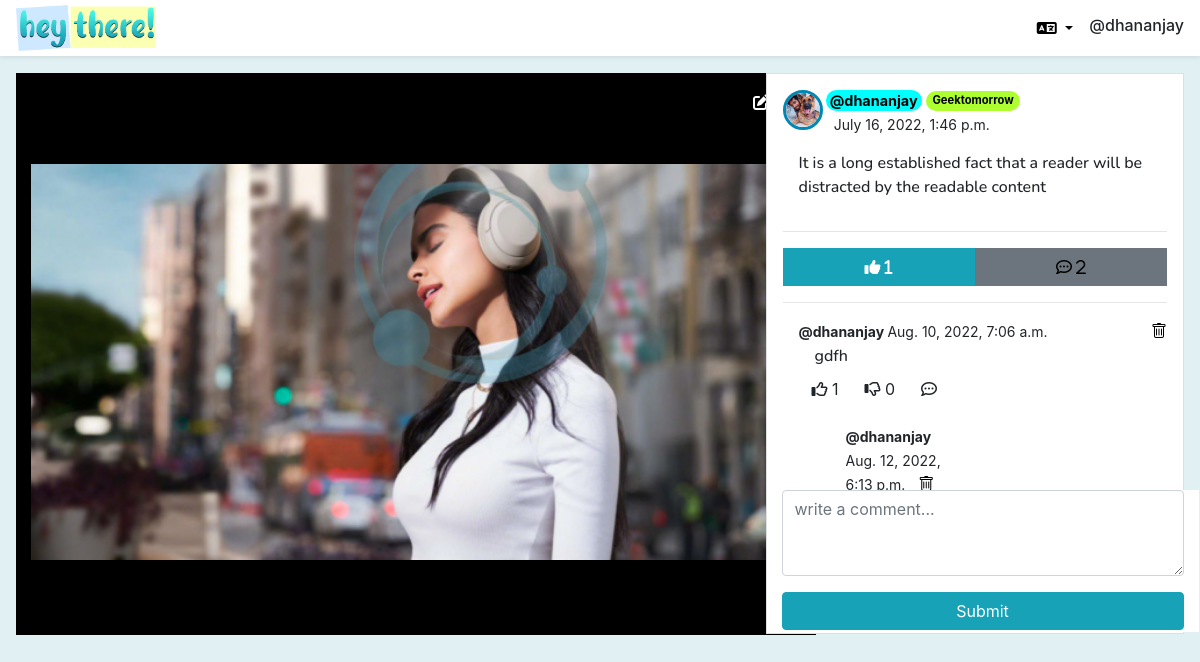
Screenshot of /en/previewpost/24 (signed in) with the database file from the repository.
### basic/models.py (models this page shows, shortened)
class Post(models.Model):
    creator = models.ForeignKey(UserRegister, on_delete=models.CASCADE, null=True, related_name='creator')
    caption = models.TextField(max_length=500, null=True, blank=True)
    image = models.ImageField(null=True, blank=True)
    local_visibility = models.BooleanField(default=True, null=True, blank=True)
    global_visibility = models.BooleanField(default=False, null=True, blank=True)
    date_create = models.DateTimeField(auto_now_add=True, null=True)
    date_update = models.DateTimeField(auto_now=True, null=True)
    likes = models.ManyToManyField(User, related_name='liked', null=True, blank=True)
    commets = models.ManyToManyField(User, related_name='commented', null=True, blank=True)
    circle = models.ForeignKey(Circle, on_delete=models.CASCADE, related_name='circle', null=True, blank=True)
    class Meta:
        ordering = ['-date_create']

class UserRegister(models.Model):
    user = models.OneToOneField(User, null=True, on_delete=models.CASCADE)
    username = models.CharField(max_length=100, null=True)
    fname = models.CharField(max_length=100, null=True, blank=True)
    lname = models.CharField(max_length=100, null=True, blank=True)
    neighbourhood = models.CharField(max_length=100, null=True, blank=True)
    email = models.EmailField(null=True, blank=True)
    phonenumber = PhoneField(null=True, blank=True, help_text='Contact phone number')
    GENDER_CHOICES = (
        ('M', 'Male'),
        ('F', 'Female'),
        ('O', 'Other'),
    )
    gender = models.CharField(max_length=1, choices=GENDER_CHOICES, null=True, blank=True)
    bio = models.CharField(max_length=50, null=True, blank=True)
    date_create = models.DateTimeField(auto_now_add=True, null=True)
    dob = models.DateField(max_length=8, null=True, blank=True)
    age = models.IntegerField(null=True, blank=True)
    image = models.ImageField(null=True, blank=True)
    friends =  models.ManyToManyField('self', related_name='friends', blank=True)
    def __str__(self):
        return self.username
    @property
    def imageURL(self):
        try:
            url = self.image.url
        except:
            url = ''
        return url

class Circle(models.Model):
    name = models.CharField(max_length=100, null=True, blank=True)
    description = models.CharField(max_length=1000, null=True, blank=True)
    circle_creator = models.ForeignKey(UserRegister, on_delete=models.DO_NOTHING, related_name='circle_creator', null=True, blank=True)
    image = models.ImageField(null=True, blank=True)
    date_create = models.DateTimeField(auto_now_add=True)
    neighbourhood = models.CharField(max_length=100, null=True, blank=True)
    members = models.ManyToManyField(UserRegister, related_name='members', null=True, blank=True)
    class Meta:
        ordering = ['-date_create']
    def __str__(self):
        return self.name

class Comment(models.Model):
    post = models.ForeignKey(Post, related_name='comments', on_delete=models.CASCADE, null=True, blank=True)
    user = models.ForeignKey(User, related_name='user_comment', on_delete=models.CASCADE, null=True)
    body = models.TextField(verbose_name="comment", null=True, blank=True)
    date_create = models.DateTimeField(auto_now_add=True, null=True)
    date_update = models.DateTimeField(auto_now=True, null=True)
    likes = models.ManyToManyField(User, related_name='comment_likes', blank=True)
    dislikes = models.ManyToManyField(User, related_name='comment_dislikes', blank=True)
    parent = models.ForeignKey('self', on_delete=models.CASCADE, blank=True, null=True, related_name='+') # '+' take away reverse mapping
    class Meta:
        ordering = ['-date_create']
    @property
    def children(self):
        return Comment.objects.filter(parent=self).order_by('-date_create').all()
    @property
    def is_parent(self):
        if self.parent is None:
            return True
        return False

### basic/views.py (the view)
# urls.py: path('previewpost/<str:pk>', views.previewPost, name='previewpost'),
@login_required(login_url='login')
def previewPost(request, pk):
    post = Post.objects.get(id=pk)
    if request.method=='POST':
        form = CommentForm(request.POST)
        form.is_valid()
        form.save()
    else:
        form=CommentForm(initial={'user':request.user,'post':pk})
    comments = Comment.objects.filter(post=pk)
    context = {
        'post':post,
        'form':form,
        'comments':comments,
    }
    return render(request, 'post/previewpost.html', context)

### basic/forms.py
class CommentForm(forms.ModelForm):
    body = forms.CharField(widget=forms.Textarea(attrs={"rows":3, 'placeholder': 'write a comment...'}))
    class Meta:
        model = Comment
        fields = ('post','user', 'body')
    def __init__(self, *args, **kwargs):
        super(CommentForm, self).__init__(*args, **kwargs)
        self.helper = FormHelper()
        self.helper.form_show_labels = False

### basic/templates/post/previewpost.html (shortened to what this page needs)
{% extends 'basic/main.html' %}
{% load static %}
{%load crispy_forms_tags %}
{% block content %}
<div class="row" >
    <div class="col-lg-7 previewpost">
        <div class="preview-post-card card" >
            {% if request.user.username == post.creator|safe %}
            <div style="local-upandde;">
                <a class="trash float-right" style="color: white; margin-left: 1rem;" href="{% url 'delete-post' post.id %}"></a>
                <a class="update-link float-right" style="color: white; " href="{% url 'update-post' post.id %}"></a>
            </div>
            {% endif %}
            <img src="{{post.image.url}}" class="card-img-top" alt="...">
            <div class="card-body">
            </div>
        </div>
    </div>
    <div class="col-lg-5 preview-comment-section">
        <div class="comment-section-card card">
            <div>
                <div class=" image-cropper-previewpost" style="float: left;" >
                    <a href="{% url 'userprofile' post.creator %}"><img src="{{post.creator.imageURL}}"  alt=""></a>
                </div>
                <b><span><a style="float: left;" class="previewpost-creatorname" href="{% url 'userprofile' post.creator %}">@{{post.creator}}</a></span></b>
                {% if post.circle %}
                <b><span class="previewpost-circlename"><a href="{% url 'circle' post.circle %}">{{post.circle}}</a></span></b>
                {% endif %}
                <br>
                <small style="float: left; margin-top: 0rem; margin-left: 0.5rem;">{{post.date_create}}</small>
            </div>
            <p class="previewpost-caption card-text" style="">{{post.caption}}</p>
            <hr>
             <div class="preview-like-comment">
                <div style="" class="preview-like-element">
                    <form action="{% url 'like-previewpost' %}" method="post">
                        {% if request.user not in post.likes.all %}
                            <button type="submit" class="btn btn-info btn-custom">
                                <i class="far fa-thumbs-up"> {{post.likes.all.count}}</i></button>
                        {% else %}
                            <button type="submit" class="btn btn-info btn-custom">
                                <i class="far fa-solid fa-thumbs-up" style="color:rgb(255, 255, 255)"> {{post.likes.all.count}}</i></button>
                        {% endif %}
                    </form>
                </div>
                <div class="preview-comment-element">
                    <a href="{% url 'previewpost' post.id %}" type="submit" class="btn btn-secondary btn-custom" ><i class="far fa-comment-dots"> {{post.comments.all.count}}</i></a>
                </div>
            </div>
        <hr>
        <div class="comment-and-replay">
            {% for comment in comments %}
            {% if comment.is_parent %}
                <small>
                <strong>
                    @{{comment.user}}
                </strong>
                <span>{{comment.date_create}}</span>
                </small>
                <a class="trash float-right" href="{% url 'delete-comment' comment.id post.id %}"><i class="bi bi-trash"></i></a>
                <br>
                <p>{{comment.body}}</p>
                <div class="d-flex flex-row">
                    <form method="POST" action="{% url 'comment-like' post.id comment.id %}">
                        <button class="btn" type="submit">
                            <i class="far fa-thumbs-up"></i> <span>{{ comment.likes.all.count }}</span>
                        </button>
                    </form>
                    <form method="POST" action="{% url 'comment-dislike' post.pk comment.pk %}">
                        <button class="btn" type="submit">
                            <i class="far fa-thumbs-down"></i> <span>{{ comment.dislikes.all.count }}</span>
                        </button>
                    </form>
                    <div>
                        <button class="btn"><i class="far fa-comment-dots" onclick="commentReplyToggle('{{ comment.id }}')"></i></button>
                    </div>
                </div>
                {% for child_comment in comment.children %}
                <div class="row mt-3 mb-5" style="margin-left: 2rem;">
                    <div class="col-md-5 col-sm-12 border-bottom">
                        <small>
                            <strong>
                                @{{child_comment.user}}
                            </strong>
                            <span>{{child_comment.date_create}}</span>
                        </small>
                                <a class="trash" href="{% url 'delete-comment' child_comment.id post.id%}" ><i class="bi bi-trash"></i></a>
                                <br>
                            <p>{{child_comment.body}}</p>
                    </div>
                </div>
                {% endfor %}
            {% endif %}
        {% endfor %}
        </div>
        <br><br><br><br><br>
        <div class="comment-box">
            <form action="" method="post" >
                <div class="col-lg-12" >{{form.body|as_crispy_field}}</div>
                <div class="col-lg-12">
                    <input class="btn btn-info btn-block" type="submit" value="Submit">
                </div>
            </form>
        </div>
        <br>
        </div>
    </div>
</div>
{% endblock content %}

### basic/templates/basic/main.html (shortened to what this page needs)
<!DOCTYPE html>
{% load i18n %}
{% load static %}
<html lang="en">
<head>
    <link rel="stylesheet" href="https://cdn.jsdelivr.net/npm/bootstrap@4.6.1/dist/css/bootstrap.min.css">
    <link rel="stylesheet" type="" href="{% static 'css/main.css' %}">
    <link rel="stylesheet" type="" href="{% static 'css/profile.css' %}">
    <link rel="stylesheet" type="" href="{% static 'css/circle.css' %}">
    <link rel="stylesheet" type="" href="{% static 'css/friends.css' %}">
    <link rel="stylesheet" href="https://use.fontawesome.com/releases/v5.8.1/css/all.css">
    <link rel="stylesheet" href="https://cdnjs.cloudflare.com/ajax/libs/font-awesome/6.1.1/css/all.min.css">
    <link rel="stylesheet" href="https://cdn.jsdelivr.net/npm/bootstrap-icons@1.8.3/font/bootstrap-icons.css">
</head>
<body class="" style="overflow-x: hidden;">
    <div class="navigation-top shadow-sm">
        <a href="{% url 'home' %}"><img src="{% static 'images/hero/logo-1.1.png' %}" width="140rem" style="margin-left: 1rem; margin-top: -0.2rem;" alt=""></a>
        <h6 style="">@{{request.user}}</h6>
        <div style="float: right;" class="dropdown">
            <a class="nav-link dropdown-toggle" href="#" role="button" data-toggle="dropdown" aria-expanded="false">
                <i class="fa-solid fa-language"></i>
            </a>
                {% get_current_language as LANGUAGE_CODE %}
                {% get_available_languages as LANGUAGES %}
                {% get_language_info_list for LANGUAGES as languages %}
        </div>
    </div>
    <br>
    {% block content %}
    {% endblock content %}
</body>
</html>

### static/css/main.css (style rules this page uses)
body { background-color: #e1f0f2; }
p { font-family: 'Nunito', sans-serif; font-weight: 500; }
a:link { text-decoration: none!important; color: black; }
a { color: rgb(0, 0, 0); }
.btn-custom { width: 10rem; }
.navigation-top { position: fixed; z-index: 9; background-color: rgb(255, 255, 255); width: 100%; height: 3.5rem; padding-top: 0.5rem; }
.navigation-top h6 { float:right; margin-right: 1rem; padding-top: 0.5rem; }
.preview-post-card { width: 50rem; height: 35.1rem; background-color: black; margin-left: 1rem; margin-top: 1rem; padding: 1rem; border-radius: 0; }
.previewpost img { width: 47rem !important; height: 33rem; object-fit: contain; margin-left: -0.1rem !important; margin-top: -1rem; margin-bottom: -2rem; }
.preview-like-comment { margin-left:0rem; margin-top: 0rem; }
.preview-like-comment button { width: 12rem; margin-left: 0rem; border-radius: 0; }
.preview-comment-element a { width: 12rem; margin-left: rem; margin-right: -2rem; border-radius: 0; }
.preview-comment-element { float: right; margin-top: -2.39rem; margin-right:2rem; }
.preview-comment-section { margin-top: 3rem; }
.previewpost-creatorname { background-color: aqua; border-radius: 1rem 1rem 1rem 1rem; padding-top: 0px; padding-left: 4px; padding-right: 4px; padding-bottom: 6 !important; font-size: 0.9rem; }
.previewpost-circlename { background-color: greenyellow; border-radius: 1rem 1rem 1rem 1rem; padding-top: 1px; padding-left: 6px; padding-right: 6px; padding-bottom: 2px !important; margin-left: 0.3rem; margin-top: 0.1rem; font-size: 0.7rem; float: left; }
.previewpost-caption { margin: 1rem; }
.comment-section-card { height: 35.1rem; overflow-y: scroll; margin-left: 3rem; margin-top: -2.01rem; margin-right: 1rem; padding: 1rem; border-radius: 0; }
.image-cropper-previewpost { margin-top: 0.3rem; width: 2.5rem; height: 2.5rem; margin-top: 0rem; margin-right: 0.2rem; position: relative; overflow: hidden; border-radius: 50%; border: solid; border-color: #0087b4; }
.image-cropper-previewpost img { display: inline; margin: 0 auto; height: 100%; width: 100%; object-fit: cover; object-position: center; }
.comment-box { background-color: white; width: 27rem; height: 8.9rem; position: fixed; margin-left: -1rem; margin-top: 25rem; }
.comment-and-replay { margin-left: 1rem; }
.comment-and-replay p { margin-left: 1rem; }
@media (min-width:1080px) { .previewpost img { width: 42rem; margin-left: 2rem; } }

### static/css/friends.css (style rules this page uses)
.friend-request-page-card h5, p { margin: 0.1rem; }

### basic/templates/post/previewpost.html (style rules this page uses)
a { text-decoration: none; color: black; }
.btn-custom { width: 10rem; }

### rows the page displays
Post: image (picture), creator.imageURL (picture), creator "dhananjay", circle "Geektomorrow", date_create "July 16, 2022, 1:46 p.m.", caption "It is a long established fact that a reader will be distracted by the readable content", likes.all.count "1", comments.all.count "2"
Comment: user "dhananjay", date_create "Aug. 10, 2022, 7:06 a.m.", body "gdfh", likes.all.count "1", dislikes.all.count "0"
Comment: user "dhananjay", date_create "Aug. 12, 2022, 6:13 p.m."

### other values shown
{{ request.user }} "dhananjay"
